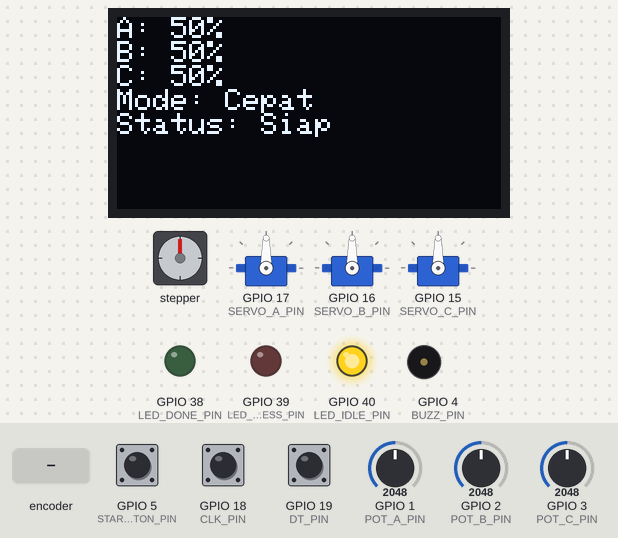
This sketch was run on a simulated ESP32-S3. Shown: stepper motor, 128×64 one-colour display, 3 × servo, output pins drawn as LEDs (lit = HIGH), buzzer (waves = sounding). Wiring (from diagram.json): stepper motor driver (200 steps per turn assumed): step GPIO 13; direction GPIO 12. The inputs (shaded band) are chosen by the test bench; at power-on: GPIO 5 (START_BUTTON_PIN) HIGH, GPIO 1 (POT_A_PIN) = 2048, GPIO 2 (POT_B_PIN) = 2048, GPIO 3 (POT_C_PIN) = 2048, GPIO 18 (CLK_PIN) HIGH, GPIO 19 (DT_PIN) HIGH. Pins used as bus, display or sensor lines are not drawn; what the sketch prints to the serial monitor is not drawn.

Above: at 1.2 s.
1.3 s: GPIO 5 (START_BUTTON_PIN) pulled LOW for 0.15 s
At 2.26 s:
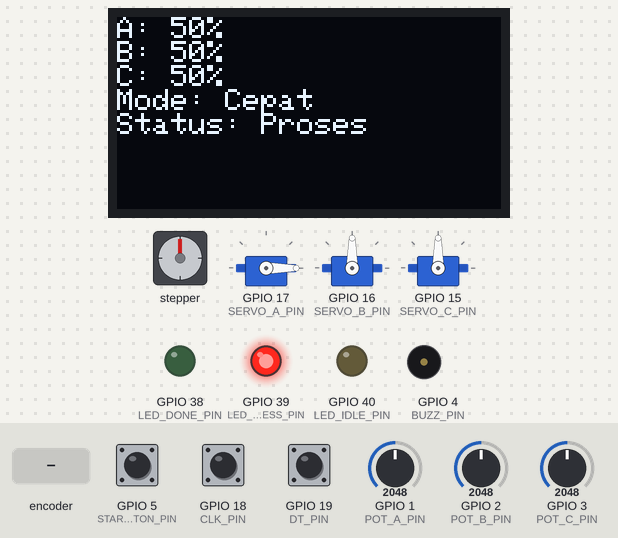
3.5 s: rotary encoder on GPIO 18 (CLK_PIN) / GPIO 19 (DT_PIN) turned 2 steps (second pin leading)
At 3.79 s:
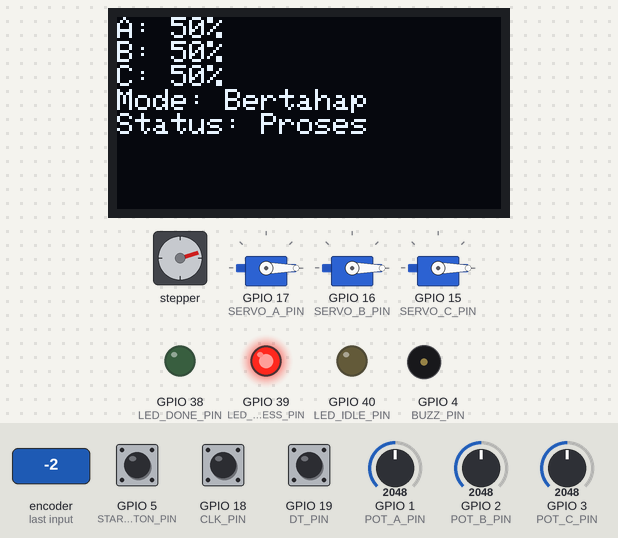
5.8 s: rotary encoder on GPIO 18 (CLK_PIN) / GPIO 19 (DT_PIN) turned 3 steps (first pin leading)
At 7.0 s:
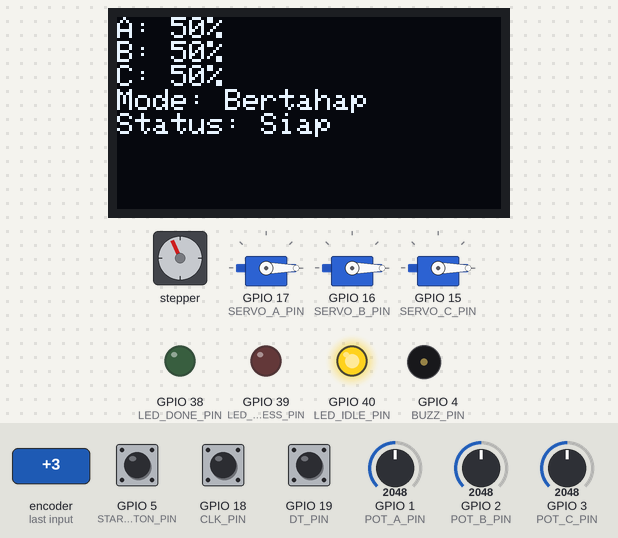
7.9 s: GPIO 5 (START_BUTTON_PIN) pulled LOW for 1 s
At 8.97 s:
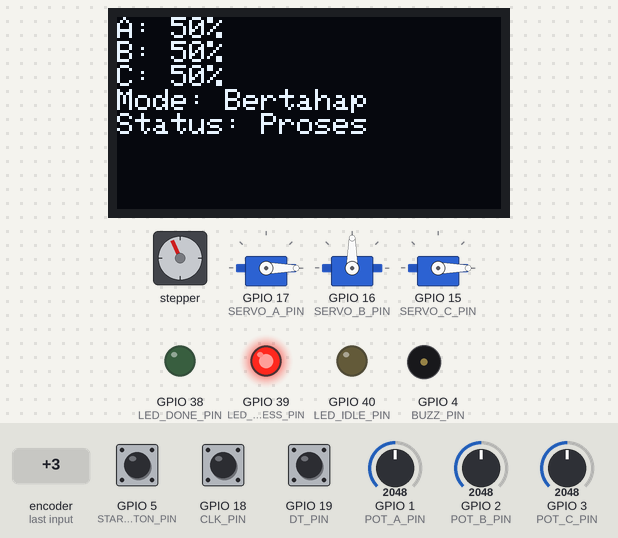
10.4 s: GPIO 1 (POT_A_PIN) set to 2866
At 13.3 s:
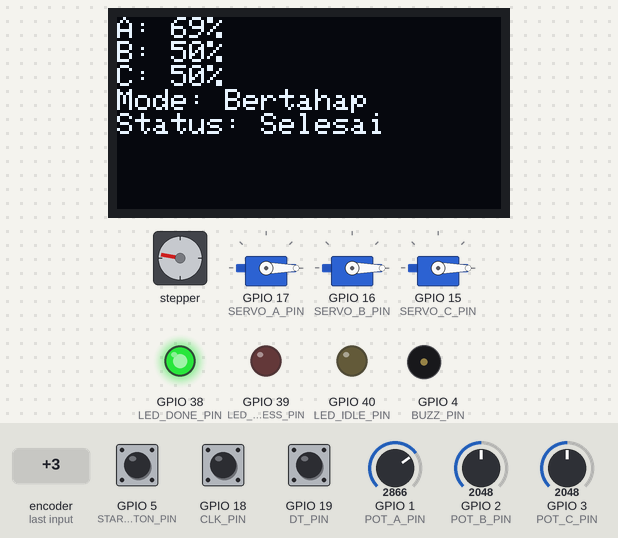
13.4 s: rotary encoder on GPIO 18 (CLK_PIN) / GPIO 19 (DT_PIN) turned 3 steps (first pin leading)
At 15.8 s:
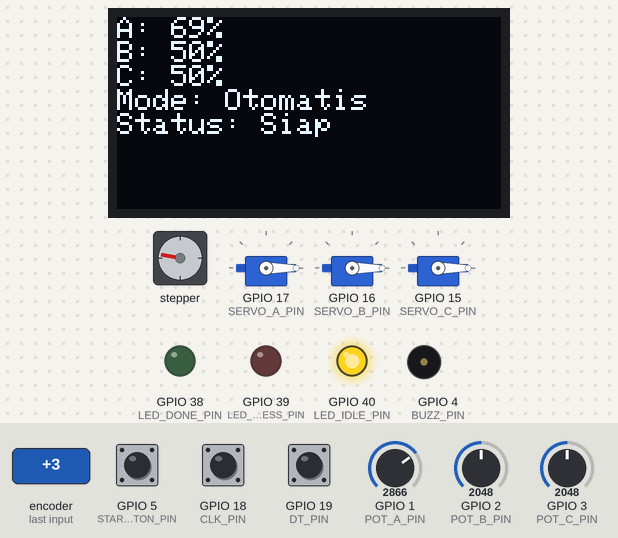
Timing chart, 0 to 17.3 s (numbered marks = the images above; inputs shaded):
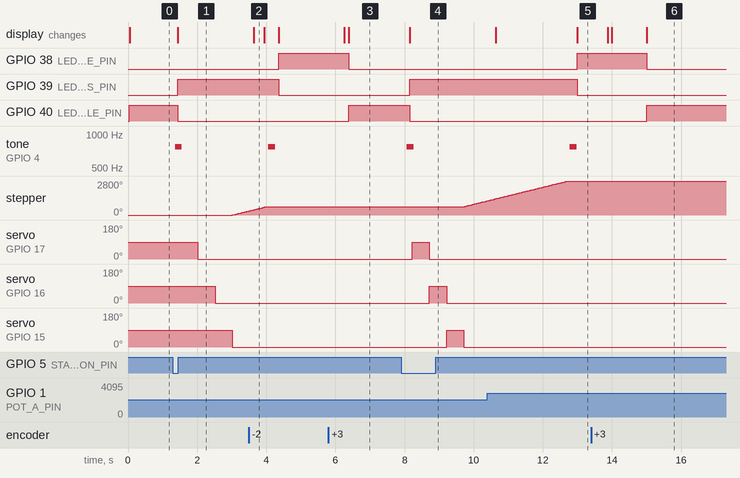

Measured:
- after the input at 1.3 s, GPIO 39 (LED_PROCESS_PIN): LOW → HIGH after 0.14 s; GPIO 40 (LED_IDLE_PIN): HIGH → LOW after 0.14 s
- after the input at 3.5 s, the display: changes after 0.14 s (image 2)
- after the input at 5.8 s, the display: first changes after 0.45 s (image 3 shows a later state)
- after the input at 7.9 s, GPIO 39 (LED_PROCESS_PIN): LOW → HIGH after 0.24 s; GPIO 40 (LED_IDLE_PIN): HIGH → LOW after 0.24 s
- after the input at 10.4 s, the display: first changes after 0.25 s (image 5 shows a later state)
- after the input at 13.4 s, the display: first changes after 0.47 s (image 6 shows a later state)

The sketch:

sketch.ino
```cpp
// ===================== Libraries =====================
#include <Wire.h>
#include <Adafruit_GFX.h>
#include <Adafruit_SSD1306.h>
#include <ESP32Servo.h>
#include <freertos/FreeRTOS.h>
#include <freertos/task.h>
#include <freertos/semphr.h>
#include <freertos/queue.h>

// ===================== OLED SETUP =====================
#define SCREEN_WIDTH 128
#define SCREEN_HEIGHT 64
Adafruit_SSD1306 display(SCREEN_WIDTH, SCREEN_HEIGHT, &Wire, -1);

// ===================== Servo ==========================
Servo servoA, servoB, servoC;

// ===================== Stepper ========================
// STEP = GPIO 13, DIR = GPIO 12
#define STEPPER_STEP_PIN 13
#define STEPPER_DIR_PIN 12

// ===================== Pin Assignments (SESUAI JSON) =================
#define LED_IDLE_PIN    40
#define LED_PROCESS_PIN 39
#define LED_DONE_PIN    38
#define BUZZ_PIN        4
#define START_BUTTON_PIN 5
#define POT_A_PIN       1
#define POT_B_PIN       2
#define POT_C_PIN       3
#define SERVO_A_PIN     17
#define SERVO_B_PIN     16
#define SERVO_C_PIN     15
#define CLK_PIN         18
#define DT_PIN          19

// ===================== Mode Pencampuran =================
const char* modes[] = {"Cepat", "Bertahap", "Otomatis"};
const int NUM_MODES = 3;
volatile int modeIndex = 0;
volatile int lastCLK = 0;

// ===================== Konfigurasi Global =================
struct MixingConfig {
  int volA;
  int volB;
  int volC;
  int mode;
};

MixingConfig currentConfig;
SemaphoreHandle_t configMutex;
SemaphoreHandle_t startSemaphore;

enum SystemState { IDLE, PROCESSING, DONE };
volatile SystemState systemState = IDLE;

// ===================== Helper =====================
int readVolume(int pin) {
  int raw = analogRead(pin);
  return map(raw, 0, 4095, 0, 100);
}

// ===================== OLED Update =====================
void updateOLED(int volA, int volB, int volC, int modeIdx, SystemState state) {
  display.clearDisplay();
  display.setTextSize(1);
  display.setTextColor(SSD1306_WHITE);
  display.setCursor(0, 0);

  display.print("A: "); display.print(volA); display.println("%");
  display.print("B: "); display.print(volB); display.println("%");
  display.print("C: "); display.print(volC); display.println("%");
  display.print("Mode: "); display.println(modes[modeIdx]);

  if (state == IDLE)       display.println("Status: Siap");
  else if (state == PROCESSING) display.println("Status: Proses");
  else if (state == DONE)  display.println("Status: Selesai");

  display.display();
}

// ===================== Buzzer Square Wave =====================
void beep(int freq, int duration_ms) {
  int halfPeriod = 1000000 / (freq * 2);
  unsigned long start = millis();

  while (millis() - start < duration_ms) {
    digitalWrite(BUZZ_PIN, HIGH);
    delayMicroseconds(halfPeriod);
    digitalWrite(BUZZ_PIN, LOW);
    delayMicroseconds(halfPeriod);
  }
}

// =======================================================
// ====================== TASKS ==========================
// =======================================================

// ---------- INPUT & UI TASK (CORE 0) ----------
void TaskInputUI(void *pvParameters) {
  pinMode(START_BUTTON_PIN, INPUT_PULLUP);
  pinMode(CLK_PIN, INPUT_PULLUP);
  pinMode(DT_PIN, INPUT_PULLUP);
  pinMode(LED_IDLE_PIN, OUTPUT);
  pinMode(LED_PROCESS_PIN, OUTPUT);
  pinMode(LED_DONE_PIN, OUTPUT);

  lastCLK = digitalRead(CLK_PIN);
  int lastButtonState = HIGH;

  if (!display.begin(SSD1306_SWITCHCAPVCC, 0x3C)) {
    Serial.println("OLED Gagal!");
    vTaskDelete(NULL);
  }

  systemState = IDLE;
  digitalWrite(LED_IDLE_PIN, HIGH);
  digitalWrite(LED_PROCESS_PIN, LOW);
  digitalWrite(LED_DONE_PIN, LOW);

  while (1) {
    int clk = digitalRead(CLK_PIN);
    if (clk != lastCLK) {
      int dt = digitalRead(DT_PIN);
      if (dt != clk) modeIndex = (modeIndex + 1) % NUM_MODES;
      else modeIndex = (modeIndex - 1 + NUM_MODES) % NUM_MODES;
      lastCLK = clk;
    }

    int volA = readVolume(POT_A_PIN);
    int volB = readVolume(POT_B_PIN);
    int volC = readVolume(POT_C_PIN);

    updateOLED(volA, volB, volC, modeIndex, systemState);

    if (systemState == IDLE) {
      digitalWrite(LED_IDLE_PIN, HIGH);
      digitalWrite(LED_PROCESS_PIN, LOW);
      digitalWrite(LED_DONE_PIN, LOW);
    } else if (systemState == PROCESSING) {
      digitalWrite(LED_IDLE_PIN, LOW);
      digitalWrite(LED_PROCESS_PIN, HIGH);
      digitalWrite(LED_DONE_PIN, LOW);
    } else if (systemState == DONE) {
      digitalWrite(LED_IDLE_PIN, LOW);
      digitalWrite(LED_PROCESS_PIN, LOW);
      digitalWrite(LED_DONE_PIN, HIGH);
    }

    int button = digitalRead(START_BUTTON_PIN);
    if (button == LOW && lastButtonState == HIGH && systemState == IDLE) {
      xSemaphoreTake(configMutex, portMAX_DELAY);
      currentConfig.volA = volA;
      currentConfig.volB = volB;
      currentConfig.volC = volC;
      currentConfig.mode = modeIndex;
      xSemaphoreGive(configMutex);

      systemState = PROCESSING;
      xSemaphoreGive(startSemaphore);
    }
    lastButtonState = button;

    vTaskDelay(100 / portTICK_PERIOD_MS);
  }
}

// ---------- MIXING EXECUTION TASK (CORE 1) ----------
void TaskMixing(void *pvParameters) {
  servoA.setPeriodHertz(50);
  servoB.setPeriodHertz(50);
  servoC.setPeriodHertz(50);
  servoA.attach(SERVO_A_PIN, 500, 2400);
  servoB.attach(SERVO_B_PIN, 500, 2400);
  servoC.attach(SERVO_C_PIN, 500, 2400);

  pinMode(STEPPER_STEP_PIN, OUTPUT);
  pinMode(STEPPER_DIR_PIN, OUTPUT);

  pinMode(BUZZ_PIN, OUTPUT);

  MixingConfig cfg;

  while (1) {
    if (xSemaphoreTake(startSemaphore, portMAX_DELAY) == pdTRUE) {
      beep(800, 200);
      xSemaphoreTake(configMutex, portMAX_DELAY);
      cfg = currentConfig;
      xSemaphoreGive(configMutex);

      Serial.printf("Mulai pencampuran: A=%d%%, B=%d%%, C=%d%%, Mode=%s\n",
                    cfg.volA, cfg.volB, cfg.volC, modes[cfg.mode]);

      int durA = cfg.volA * 10;
      int durB = cfg.volB * 10;
      int durC = cfg.volC * 10;

      servoA.write(90); delay(durA); servoA.write(0);
      servoB.write(90); delay(durB); servoB.write(0);
      servoC.write(90); delay(durC); servoC.write(0);

      int stirDuration = 2000;
      if (cfg.mode == 0) stirDuration = 1000;
      else if (cfg.mode == 1) stirDuration = 3000;
      else if (cfg.mode == 2) stirDuration = 2000;

      digitalWrite(STEPPER_DIR_PIN, HIGH);
      unsigned long startTime = millis();
      while (millis() - startTime < stirDuration) {
        digitalWrite(STEPPER_STEP_PIN, HIGH);
        delayMicroseconds(1000);
        digitalWrite(STEPPER_STEP_PIN, LOW);
        delayMicroseconds(1000);
      }

      digitalWrite(STEPPER_STEP_PIN, LOW);
      digitalWrite(STEPPER_DIR_PIN, LOW);

      // ================================
      // FIX: BUZZER BENAR-BENAR BUNYI
      // ================================
      beep(800, 200);

      systemState = DONE;
      vTaskDelay(2000 / portTICK_PERIOD_MS);
      systemState = IDLE;
    }
  }
}

// =======================================================
// ======================= SETUP =========================
// =======================================================
void setup() {
  Serial.begin(115200);

  configMutex = xSemaphoreCreateMutex();
  startSemaphore = xSemaphoreCreateBinary();

  xTaskCreatePinnedToCore(TaskInputUI, "InputUI", 4096, NULL, 2, NULL, 0);
  xTaskCreatePinnedToCore(TaskMixing, "Mixing", 4096, NULL, 1, NULL, 1);
}

void loop() {
}
```
